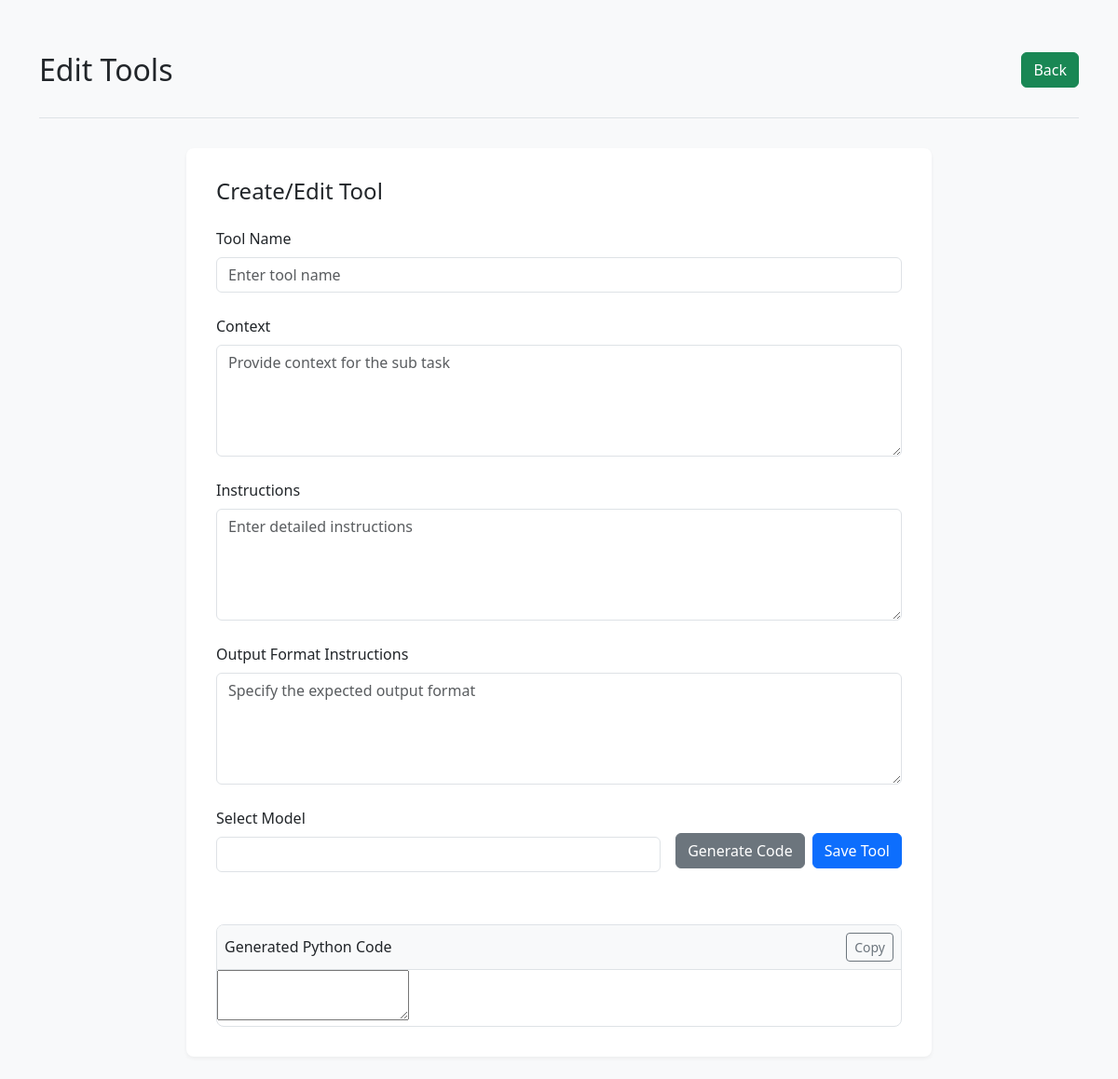
/tools/create/0, run on an earlier commit of the app's database.
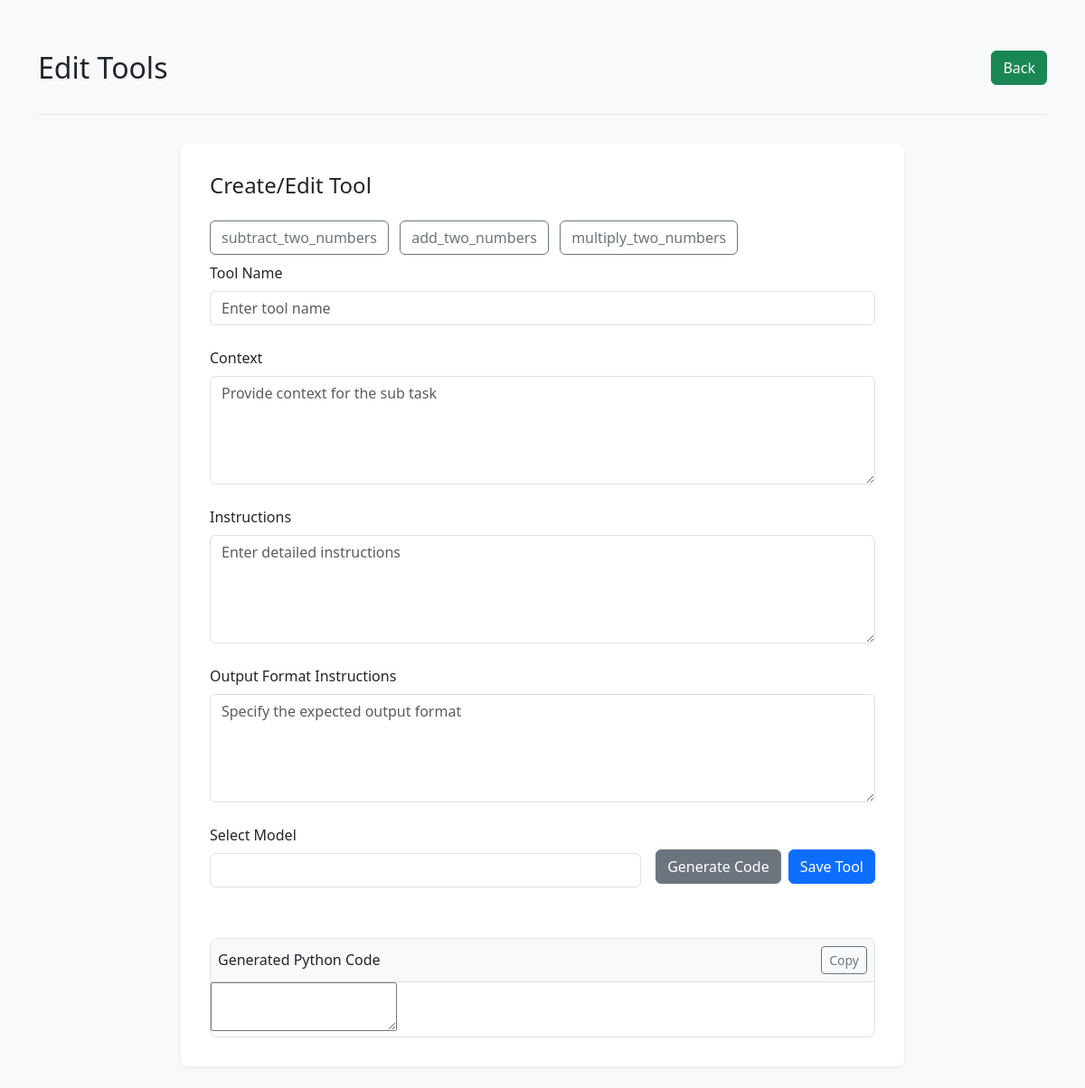
And on a later commit of the database.
### agentoapp/models.py (models this page shows, shortened)
class Tool(models.Model):
    name = models.CharField(max_length=100)
    context = models.CharField(max_length=2048)
    instruction = models.CharField(max_length=2048)
    outputFormatInstruction = models.CharField(max_length=2048)
    codeblock = models.TextField(null=True)

### agentoapp/views.py (the view, shortened to what this page needs)
# urls.py: path('tools/<str:action>/<int:id>', name='tools',view=tools),
def tools(request,action,id):
    print(action,id)
    print(request.POST)
    back_url = request.META.get('HTTP_REFERER')
    tool = None
    if action == 'edit' and request.method == 'GET':
        tool = Tool.objects.get(id=id)
    existing_tools = Tool.objects.all()
    response: ListResponse = list()
    available_models = [model.model for model in response.models]
    return render(request,'agentoapp/tool.html',context={'action':action,'id':id,'back_url':back_url,'existing_tools':existing_tools,'tool':tool,'available_models':available_models})

### agentoapp/templates/agentoapp/tool.html (shortened to what this page needs)
<!DOCTYPE html>
<html lang="en">
<head>
    <link href="https://cdn.jsdelivr.net/npm/bootstrap@5.3.3/dist/css/bootstrap.min.css" rel="stylesheet">
    <link rel="stylesheet" href="https://cdnjs.cloudflare.com/ajax/libs/codemirror/5.65.2/codemirror.min.css">
    <link rel="stylesheet" href="https://cdnjs.cloudflare.com/ajax/libs/codemirror/5.65.2/theme/monokai.min.css">
</head>
<body class="container py-4 bg-light">
    <header class="page-header">
        <div class="d-flex justify-content-between align-items-center">
            <h1 class="h2 mb-0">Edit Tools</h1>
            <a class="btn btn-success" href="{{back_url}}">
                 Back
            </a>
        </div>
    </header>
    <main class="form-container">
        <div class="d-flex justify-content-between align-items-center mb-4">
            <h2 class="h4 mb-0">Create/Edit Tool</h2>
        </div>
        {% if existing_tools %}
        <div class="existing-tools">
            {% for tool in existing_tools %}
            <a href="/tools/edit/{{ tool.id }}"  target="_blank" class="btn btn-outline-secondary me-2 mb-2">
                {{ tool.name }}
            </a>
            {% endfor %}
        </div>
        {% endif %}
        {% if action == 'edit' %}
        <form method="POST" action="{% url 'agentoapp:tools' action='edit' id=id %}" class="needs-validation">
        {% else %}
        <form method="POST" action="{% url 'agentoapp:tools' action='create' id=0 %}" class="needs-validation">
        {% endif %}
            <div class="form-group">
                <label for="toolName" class="form-label">Tool Name</label>
                <input type="text" class="form-control" id="toolName" name="toolName" placeholder="Enter tool name"
                    value="{{tool.name}}" required>
            </div>
            <div class="form-group">
                <label for="context" class="form-label">Context</label>
                <textarea class="form-control" id="context" name="context"
                    placeholder="Provide context for the sub task" rows="4">{{tool.context}}</textarea>
            </div>
            <div class="form-group">
                <label for="instruction" class="form-label">Instructions</label>
                <textarea class="form-control" id="instruction" name="instruction"
                    placeholder="Enter detailed instructions" rows="4">{{tool.instruction}}</textarea>
            </div>
            <div class="form-group">
                <label for="outputFormatInstruction" class="form-label">Output Format Instructions</label>
                <textarea class="form-control" id="outputFormatInstruction" name="outputFormatInstruction"
                    placeholder="Specify the expected output format" rows="4">{{tool.outputFormatInstruction}}</textarea>
            </div>
    <div class="action-buttons d-flex gap-2 justify-content-between align-items-center">
        <div class="form-group flex-grow-1 me-2">
            <label for="modelSelect" class="form-label">Select Model</label>
            <select class="form-control" id="modelSelect" name="model">
                <option></option>
            </select>
        </div>
        <div class="d-flex gap-2">
            <button type="button" class="btn btn-secondary" id="generateCode">
                 Generate Code
            </button>
            <button type="submit" class="btn btn-primary">
                 Save Tool
            </button>
        </div>
    </div>
            <div class="code-editor-container">
                <div class="code-toolbar d-flex justify-content-between align-items-center">
                    <span class="h6 mb-0">Generated Python Code</span>
                    <button class="btn btn-sm btn-outline-secondary" id="copyCode">
                         Copy
                    </button>
                </div>
                <textarea name="codeblock" id="codeEditor">{{tool.codeblock}}</textarea>
            </div>
        </form>
    </main>
</body>
</html>

What changed in the data, as far as the page shows it:
added Tool: name "subtract_two_numbers"
added Tool: name "add_two_numbers"
added Tool: name "multiply_two_numbers"
